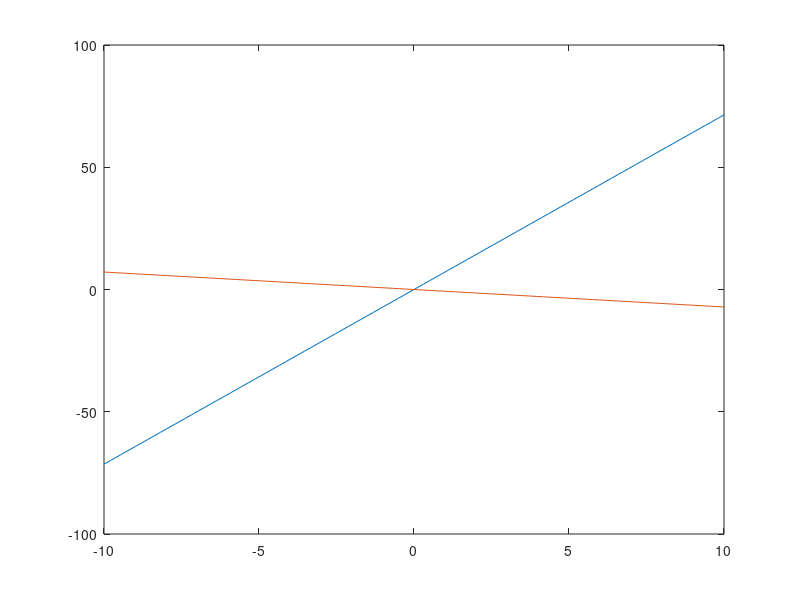
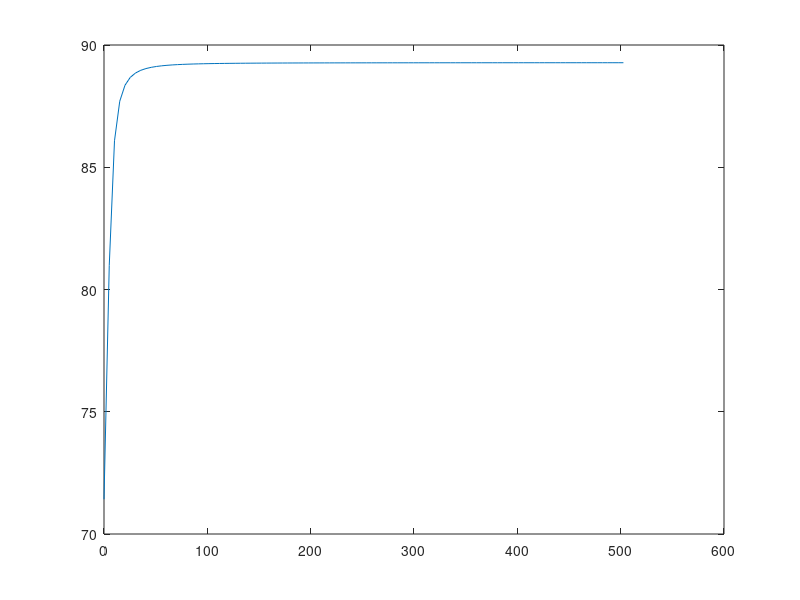
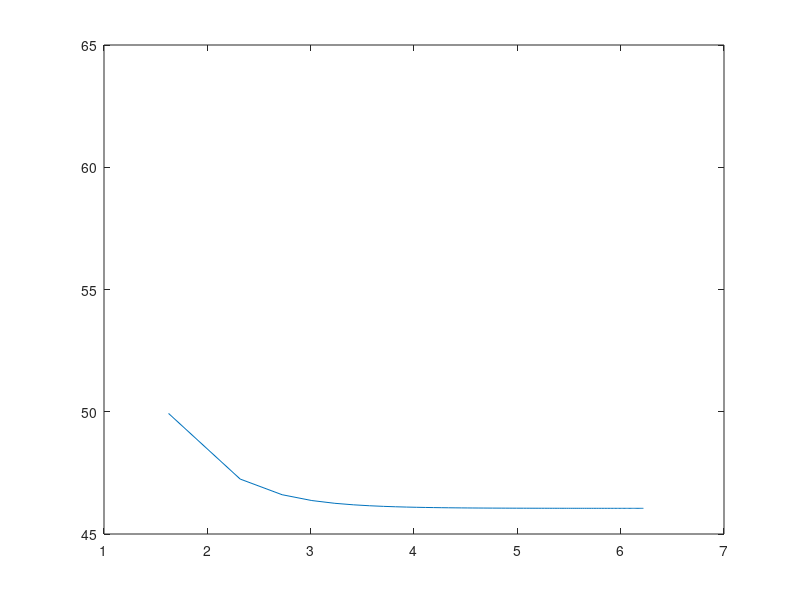

MATLAB code for these plots, in order: (Note: this script raises an error after producing the figures.)
%Robert Chitiu
%101047295

R1=1;
R2=2;
R3=10;
R4=0.1;
Ro=1000;
a=100;
L=0.2;
Cap=0.25;

G = zeros(8,8);
C = zeros(8,8);
F = zeros(8,1);

Vin = linspace(-10,10,100);
Vo = zeros(100,1);
V3 = zeros(100,1);
Av = zeros(100,1);
w = 2*pi*linspace(0,80,100);


G(1,1) = 1/R1;
G(1,2) = -1/R1;
G(2,1) = -1/R1;
G(2,2) = -1/R1+1/R2;
G(3,3) = 1/R3;
G(4,4) = 1/R4;
G(5,4) = 1/R4;
G(4,5) = -1/R4;
G(5,5) = 1/R4+1/Ro;
G(6,2) = -1;
G(6,1) = 1;
G(7, 2) = 1;
G(7, 3) = -1;
G(8, 3) = -a/R3;
G(8, 4) = 1;
G(1, 6) = 1;
G(2, 7) = 1;
G(3, 7) = -1;
G(4, 8) = 1;

C(2,1) = Cap;
C(2,2) = -Cap;
C(6,6) = L;



for i=1:100
   F(6) = Vin(i);
   V = G\F;
   Vo(i) = V(5);
   V3(i) = V(3);
end

figure (1)
plot(Vin,Vo)
hold on
plot(Vin,V3)

Vo = zeros(100,1);
for i=1:100
    s=1i*w(i);
    A = G + (s.*C);
    V = A\F;
    Vo(i) = abs(V(5));
    Av(i) = 20 * log(abs(Vo(i))/abs(V(1)));
end

figure (2)
plot (w,Vo)
figure (3)
plot(log(w),Av)

 p = 0.05*randn(1,100);
 Vo = zeros(100,1);
 s = 2*pi;
for i=1:100
    C(1,1) = 0.25*p(i);
    C(1,2) = -0.25*p(i);
    C(2,1) = -0.25*p(i);
    C(2,2) = 0.25*p(i);
 
    A = G +(s.*C);
    V = A\F;
    Vo(i) = abs(V(5));
    Av(i) = 20*log(abs(Vo(i))/abs(V(1)));
end

figure(4)
histogram(Av,100)





